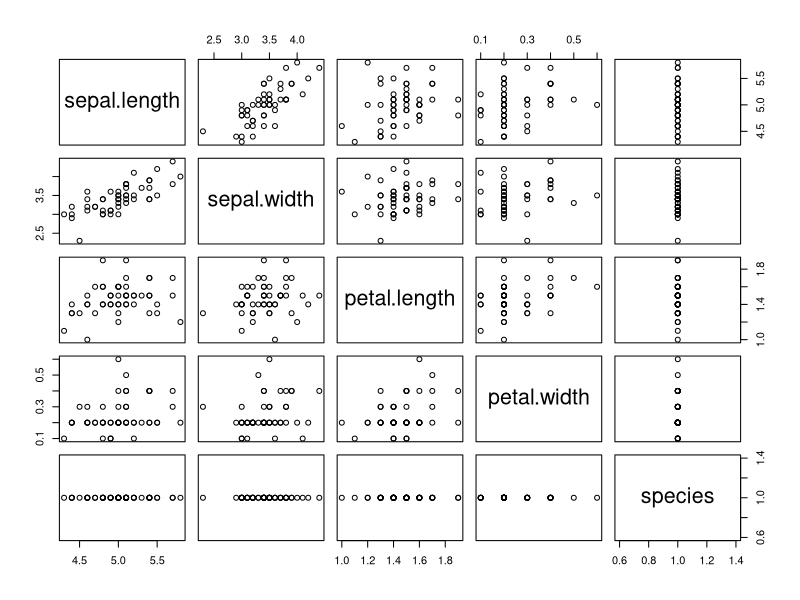
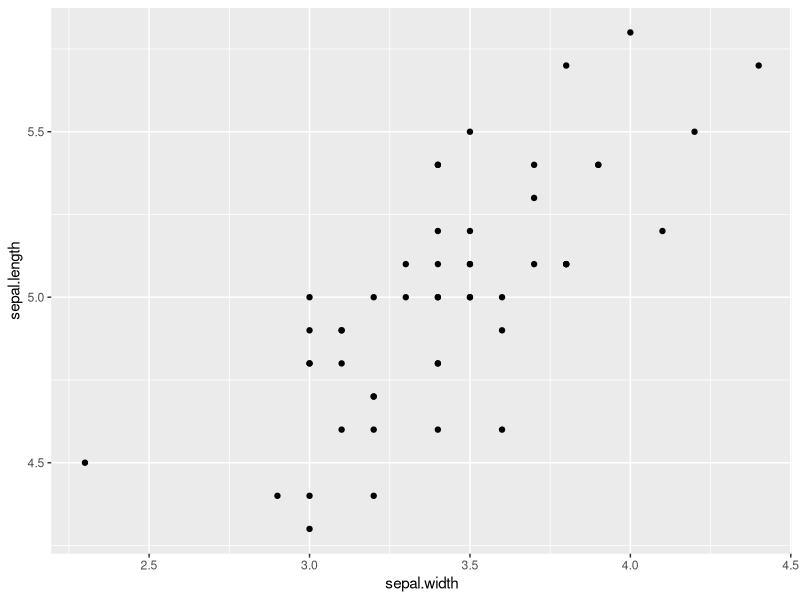
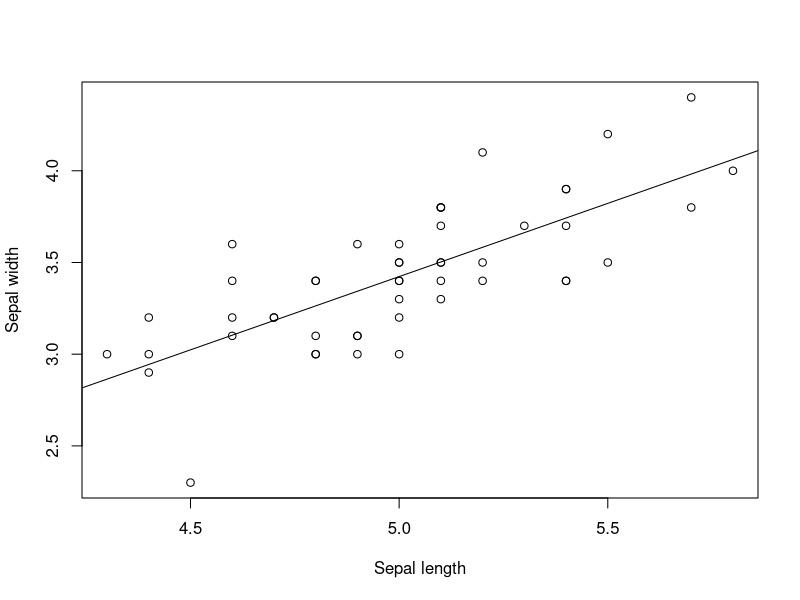
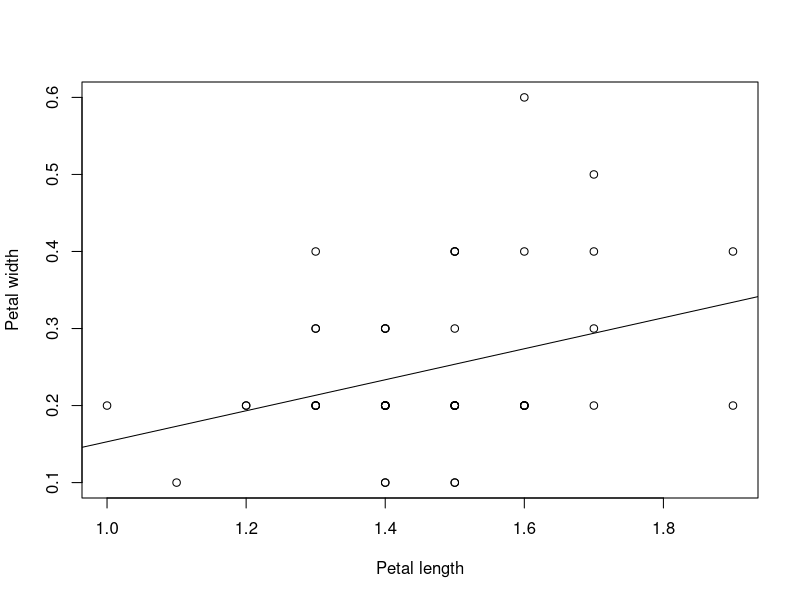
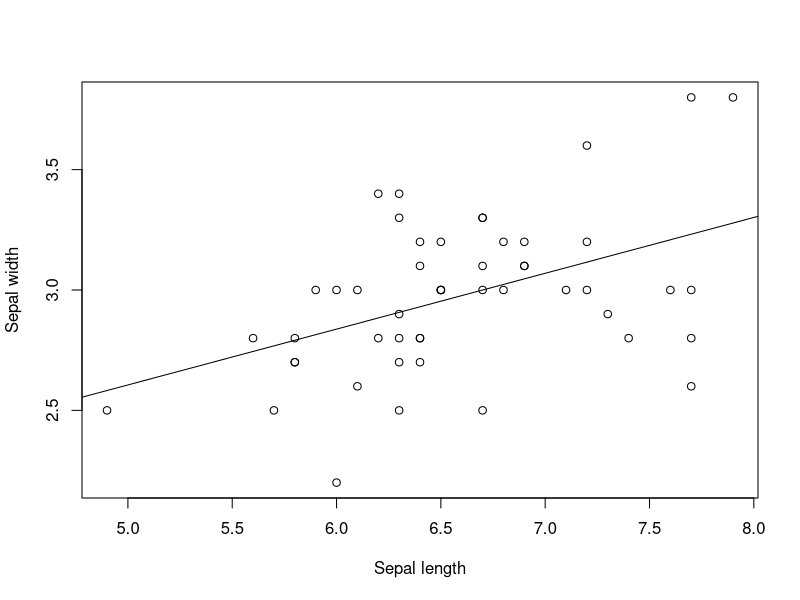
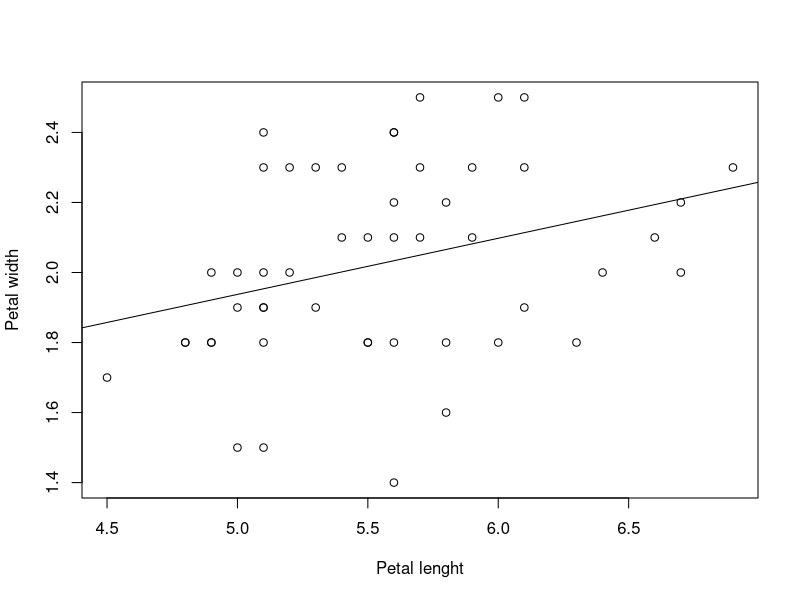
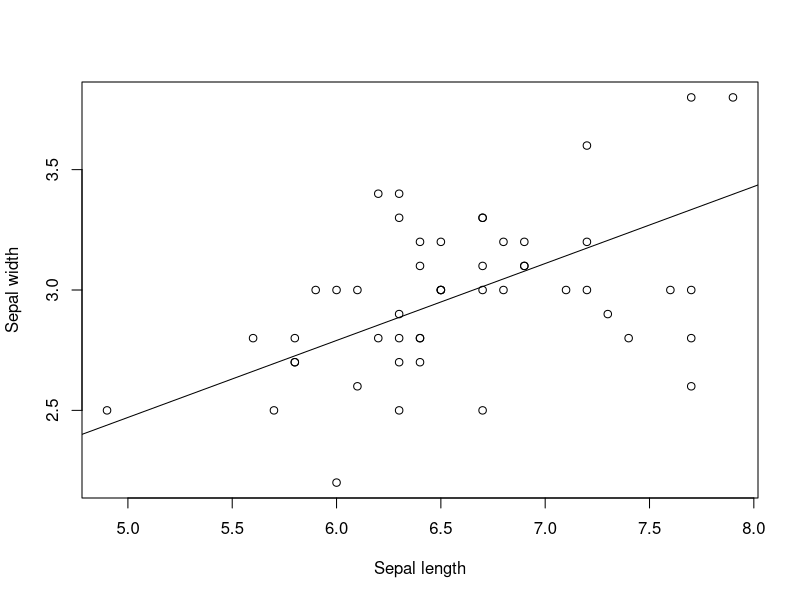
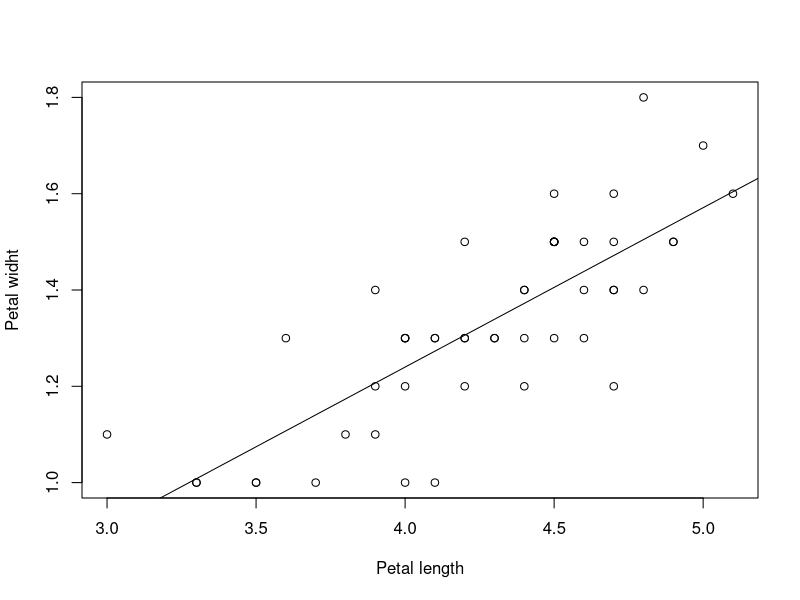

These charts were generated, in order, by the following R code:
library(datasets)
library(dplyr)
library(ggplot2)

data(iris)
summary(iris)
names(iris) <- tolower(names(iris))

Setosa <- filter(iris, species == "setosa")
Virginica <- filter(iris, species == "virginica")
Versicolor <- filter(iris, species == "versicolor")


############
## SETOSA ##
############

pairs(Setosa) # looking for a linear relation

  ## SEPAL:
  ## ======

cor(Setosa$sepal.width, Setosa$sepal.length) # 0.4572278

ggplot(Setosa, aes(x = sepal.width, y = sepal.length)) + geom_point()

regresion <- lm(sepal.width ~ sepal.length, data = Setosa) # sepal.width in function of sepal.length
summary(regresion)

plot(x = Setosa$sepal.length, y = Setosa$sepal.width, xlab = "Sepal length", ylab = "Sepal width")
abline(regresion)
graphics.off()

#regresion$coefficients

#ggplot(Setosa, aes(x = sepal.width, y = sepal.length)) + geom_point()
#+ geom_abline(aes(intercept = 1.4463054, slope = 0.2318905))


  ## PETAL:
  ## ======

cor(Setosa$petal.width, Setosa$petal.length) # 0.3221082

regresion <- lm(petal.width ~ petal.length, data = Setosa)   # width in function of lenght
summary(regresion)

plot(x = Setosa$petal.length, y = Setosa$petal.width, xlab = "Petal length", ylab = "Petal width")
abline(regresion)
graphics.off()

###############
## VIRGINICA ##
###############


  ## SEPAL:
  ## ======

cor(Virginica$sepal.length, Virginica$sepal.width)  # 0.4572278

regresion <- lm(sepal.width ~ sepal.length, data = Virginica)
summary(regresion)

plot(x = Virginica$sepal.length, y = Virginica$sepal.width, xlab = "Sepal length", ylab = "Sepal width") 
abline(regresion)
graphics.off()

  ## PETAL:
  ## ======

cor(Virginica$sepal.length, Virginica$sepal.width)   # 0.4572278

regresion <- lm(petal.width ~ petal.length, data = Virginica)
summary(regresion)

plot(x = Virginica$petal.length, y = Virginica$petal.width, xlab = "Petal lenght", ylab = "Petal width")
abline(regresion)
graphics.off()


################
## VERSICOLOR ##
################


  ## SEPAL:
  ## ======

cor(Versicolor$sepal.length, Versicolor$sepal.width) # 0.5259107

regresion <- lm(sepal.width ~ sepal.length, data = Versicolor) 
summary(regresion)

plot(x = Virginica$sepal.length, y = Virginica$sepal.width, xlab = "Sepal length", ylab = "Sepal width")
abline(regresion)
graphics.off()

  ## PETAL:
  ## ======

cor(Versicolor$petal.length, Versicolor$petal.width) # 0.7866681

regresion <- lm(petal.width ~ petal.length, data = Versicolor)
summary(regresion)

plot(x = Versicolor$petal.length, y = Versicolor$petal.width, xlab = "Petal length", ylab = "Petal widht")
abline(regresion)
graphics.off()
